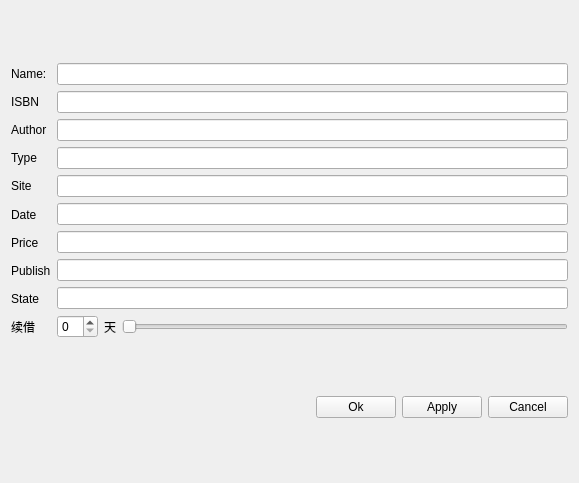
<?xml version="1.0" encoding="UTF-8"?>
<ui version="4.0">
 <class>editbook</class>
 <widget class="QWidget" name="editbook">
  <property name="geometry">
   <rect>
    <x>0</x>
    <y>0</y>
    <width>579</width>
    <height>483</height>
   </rect>
  </property>
  <property name="windowTitle">
   <string>Form</string>
  </property>
  <layout class="QVBoxLayout" name="verticalLayout_3">
   <item>
    <layout class="QHBoxLayout" name="horizontalLayout">
     <item>
      <layout class="QVBoxLayout" name="verticalLayout_2">
       <item>
        <widget class="QLabel" name="label">
         <property name="text">
          <string>Name:</string>
         </property>
        </widget>
       </item>
       <item>
        <widget class="QLabel" name="label_2">
         <property name="text">
          <string>ISBN</string>
         </property>
        </widget>
       </item>
       <item>
        <widget class="QLabel" name="label_5">
         <property name="text">
          <string>Author</string>
         </property>
        </widget>
       </item>
       <item>
        <widget class="QLabel" name="label_3">
         <property name="text">
          <string>Type</string>
         </property>
        </widget>
       </item>
       <item>
        <widget class="QLabel" name="label_8">
         <property name="text">
          <string>Site</string>
         </property>
        </widget>
       </item>
       <item>
        <widget class="QLabel" name="label_6">
         <property name="text">
          <string>Date</string>
         </property>
        </widget>
       </item>
       <item>
        <widget class="QLabel" name="label_7">
         <property name="text">
          <string>Price</string>
         </property>
        </widget>
       </item>
       <item>
        <widget class="QLabel" name="label_4">
         <property name="text">
          <string>Publish</string>
         </property>
        </widget>
       </item>
       <item>
        <widget class="QLabel" name="label_9">
         <property name="text">
          <string>State</string>
         </property>
        </widget>
       </item>
       <item>
        <widget class="QLabel" name="label_10">
         <property name="text">
          <string>续借</string>
         </property>
        </widget>
       </item>
      </layout>
     </item>
     <item>
      <layout class="QVBoxLayout" name="verticalLayout">
       <item>
        <widget class="QLineEdit" name="lineEdit"/>
       </item>
       <item>
        <widget class="QLineEdit" name="lineEdit_2"/>
       </item>
       <item>
        <widget class="QLineEdit" name="lineEdit_3"/>
       </item>
       <item>
        <widget class="QLineEdit" name="lineEdit_4"/>
       </item>
       <item>
        <widget class="QLineEdit" name="lineEdit_10"/>
       </item>
       <item>
        <widget class="QLineEdit" name="lineEdit_5"/>
       </item>
       <item>
        <widget class="QLineEdit" name="lineEdit_6"/>
       </item>
       <item>
        <widget class="QLineEdit" name="lineEdit_7"/>
       </item>
       <item>
        <widget class="QLineEdit" name="lineEdit_8"/>
       </item>
       <item>
        <layout class="QHBoxLayout" name="horizontalLayout_3">
         <item>
          <widget class="QSpinBox" name="spinBox">
           <property name="readOnly">
            <bool>false</bool>
           </property>
           <property name="maximum">
            <number>30</number>
           </property>
          </widget>
         </item>
         <item>
          <widget class="QLabel" name="label_11">
           <property name="text">
            <string>天</string>
           </property>
          </widget>
         </item>
         <item>
          <widget class="QSlider" name="horizontalSlider">
           <property name="maximum">
            <number>30</number>
           </property>
           <property name="orientation">
            <enum>Qt::Horizontal</enum>
           </property>
          </widget>
         </item>
        </layout>
       </item>
      </layout>
     </item>
    </layout>
   </item>
   <item>
    <layout class="QHBoxLayout" name="horizontalLayout_2">
     <item>
      <spacer name="horizontalSpacer">
       <property name="orientation">
        <enum>Qt::Horizontal</enum>
       </property>
       <property name="sizeHint" stdset="0">
        <size>
         <width>40</width>
         <height>20</height>
        </size>
       </property>
      </spacer>
     </item>
     <item>
      <widget class="QPushButton" name="pushButton_2">
       <property name="text">
        <string>Ok</string>
       </property>
      </widget>
     </item>
     <item>
      <widget class="QPushButton" name="pushButton">
       <property name="text">
        <string>Apply</string>
       </property>
      </widget>
     </item>
     <item>
      <widget class="QPushButton" name="pushButton_3">
       <property name="text">
        <string>Cancel</string>
       </property>
      </widget>
     </item>
    </layout>
   </item>
  </layout>
 </widget>
 <resources/>
 <connections>
  <connection>
   <sender>spinBox</sender>
   <signal>valueChanged(int)</signal>
   <receiver>horizontalSlider</receiver>
   <slot>setValue(int)</slot>
   <hints>
    <hint type="sourcelabel">
     <x>104</x>
     <y>341</y>
    </hint>
    <hint type="destinationlabel">
     <x>213</x>
     <y>343</y>
    </hint>
   </hints>
  </connection>
  <connection>
   <sender>horizontalSlider</sender>
   <signal>valueChanged(int)</signal>
   <receiver>spinBox</receiver>
   <slot>setValue(int)</slot>
   <hints>
    <hint type="sourcelabel">
     <x>300</x>
     <y>343</y>
    </hint>
    <hint type="destinationlabel">
     <x>98</x>
     <y>337</y>
    </hint>
   </hints>
  </connection>
 </connections>
</ui>
